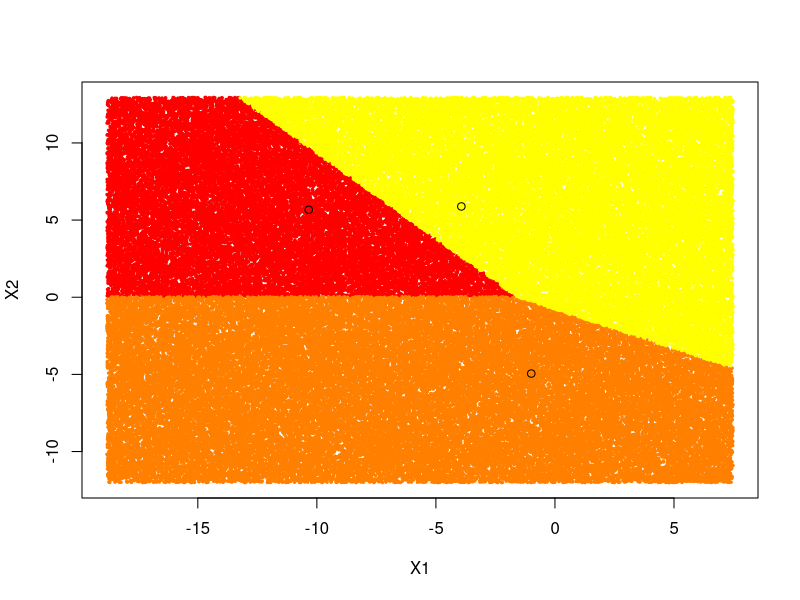

R code for this plot:
X0 <-
    data.frame(
        x1 = rnorm(400, mean = -12, sd = 1),
        x2 = rnorm(400, mean = 7, sd = 1),
        class = "black"
    )
X1 <-
    data.frame(
        x1 = rnorm(200, mean = -7, sd = 1),
        x2 = rnorm(200, mean = 3, sd = 1),
        class = "black"
    )
X2 <-
    data.frame(
        x1 = rnorm(200, mean = -4, sd = 1),
        x2 = rnorm(200, mean = 6, sd = 1),
        class = "white"
    )
X3 <- data.frame(
    x1 = rnorm(200, mean = -1, sd = 1),
    x2 = rnorm(200, mean = -5, sd = 1),
    class = "orange"
)
X <- rbind(X0, X1, X2, X3)

lda2 <- function(data) {
    if (is.numeric(data[, 1] & is.numeric(data[, 2]))) {
        names(data) <- c("x1", "x2", "class")
    }
    tab <- table(data$class)
    n_cla <- dim(tab)
    nam <- names(tab)
    pi <- c()
    mu <- matrix(nrow = n_cla, ncol = 2)
    for (i in (1:n_cla)) {
        pi[i] <- tab[i] / dim(data)[1]
        mu[i, 1] <- mean(data$x1[data$class == nam[i]]) # mean matrix: (class1:x1 ... classn:x1)
        mu[i, 2] <- mean(data$x2[data$class == nam[i]]) #              (class1:x2 ... classn:x2)
    }
    names(pi) <- nam
    val <- list()
    dev <- list()
    mul <- list()
    ccov <- list()
    for (i in (1:n_cla)) {
        val[[i]] <- matrix(nrow = tab[i], ncol = 2)
        val[[i]] <- cbind(data$x1[data$class == nam[i]], data$x2[data$class == nam[i]])
        dev[[i]] <- matrix(nrow = tab[i], ncol = 2)
        for (j in (1:tab[i])) {
            dev[[i]][j,] <- val[[i]][j, ] - mu[i, ]
        }
        mul[[i]] <- matrix(nrow = 2, ncol = 2)
        ccov[[i]] <- matrix(nrow = 2, ncol = 2)
        mul[[i]] <- t(dev[[i]]) %*% dev[[i]]
        ccov[[i]] <- mul[[i]] / (dim(data)[1] - n_cla)
    }
    dis <- c()
    exp <- c()
    cov <- Reduce('+', ccov)
    rownames(cov) <- c("x1", "x2")
    colnames(cov) <- c("x1", "x2")
    inv <- solve(cov)
    maxx <- matrix(nrow = n_cla, ncol = 2)
    minx <- matrix(nrow = n_cla, ncol = 2)
    for (i in (1:n_cla)) {
        for (j in (1:2)) {
            maxx[i, j] <- mu[i, j] + 4 * sqrt(cov[j, j])
            minx[i, j] <- mu[i, j] - 4 * sqrt(cov[j, j])
        }
    }
    col <- heat.colors(n = n_cla)
    runifx1 <- runif(100000, min = min(minx[, 1]), max = max(maxx[, 1]))
    runifx2 <- runif(100000, min = min(minx[, 2]), max = max(maxx[, 2]))
    runif <- cbind(runifx1, runifx2)
    dismc <- matrix(nrow = 100000, ncol = n_cla)
    for (h in (1:100000)) {
        for (i in (1:n_cla)) {
            dismc[h, i] <-
                t(runif[h, ]) %*% inv %*% mu[i, ] - 0.5 %*% t(mu[i, ]) %*% inv %*% mu[i, ] + log(pi[i])
        }
    }
    colnames(dismc) <- nam
    rownames(mu) <- nam
    classmc <- c()
    for (h in (1:100000)) {
        classmc[h] <- names(dismc[h, ])[dismc[h, ] == max(dismc[h, ])]
    }
    dismc <-
        data.frame(
            x1 = runifx1,
            x2 = runifx2,
            class = classmc,
            stringsAsFactors = FALSE
        )
    dismc <- dismc[order(dismc$class), ]
    plot(
        dismc$x1[dismc$class == nam[1]],
        dismc$x2[dismc$class == nam[1]],
        xlim = c(min(minx[, 1]), max(maxx[, 1])), # x1
        ylim = c(min(minx[, 2]), max(maxx[, 2])), # x2
        col = col[1],
        xlab = "X1",
        ylab = "X2",
        pch = 20,
        cex = 0.5
    )
    for (i in (2:n_cla)) {
        points(dismc$x1[dismc$class == nam[i]],
               dismc$x2[dismc$class == nam[i]], 
               col = col[i],
               pch = 20,
               cex = 0.5)
    }
    for (i in (1:n_cla)) {
        points(mu[i,1], mu[i,2],
               pch = )
    }
    slopes <- matrix(nrow = n_cla, ncol = n_cla) # slope of mean lines between class i and j
    intercepts <- matrix(nrow = n_cla, ncol = n_cla) # intercept of mean lines "
    for (i in (1:n_cla)) {
        for (j in (i:n_cla)) {
            slopes[i,j] <- (mu[j,2] - mu[i,2]) / (mu[j,1] - mu[i,1])
            intercepts[i,j] <- mu[i,2] - slopes[i,j] * mu[i,1]
        }
    }
    x <- seq(mu[1,1], mu[2,1], length = 100)
    y <- slopes[1,2] * x + intercepts[1,2]
    xy <- cbind(x,y)
    dis <- matrix(nrow = 100, ncol = n_cla)
    for (j in (1:100)) {
        for (i in (1:n_cla))
            dis[j,i] <- t(xy[j,]) %*% inv %*% mu[i, ] - 0.5 %*% t(mu[i, ]) %*% inv %*% mu[i, ] + log(pi[i])
    }
    colnames(dis) <- nam
    classtest <- c()
    for (j in (1:100)) {
        classtest[j] <- colnames(dis)[dis[j,] == max(dis[j,])]
    }
    dis <- as.data.frame(cbind(dis,classtest)) # scores and class for every point on the means line
    if (length(table(dis$classtest)) == 2) {
        for (j in (1:99)) {
            if (dis$classtest[j] != dis$classtest[j+1]) {
                threshold <- j
            }
        }
    }
    bounds1 <- data.frame(x1 = xy[threshold,1], x2 = xy[threshold,2])
    bounds2 <- data.frame(x1 = xy[threshold + 1,1], x2 = xy[threshold + 1,2])
    bounds <- rbind(bounds1, bounds2)
    rownames(bounds) <- NULL
    return(list(pi, cov, mu, bounds))
}
lda2(X)
